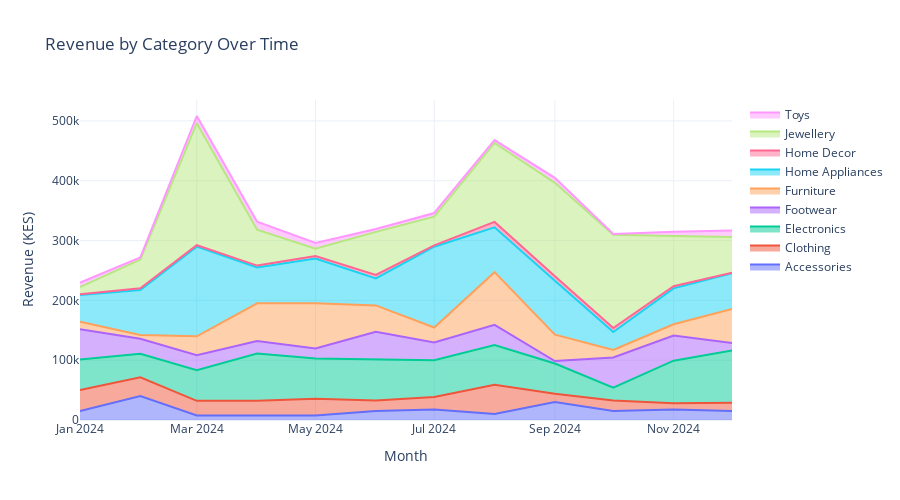

Notebook code for this chart:
### Code cell
# Pivot data for Plotly area chart
pivot = cat_month.pivot(index='order_month', columns='category', values='revenue').fillna(0)
pivot = pivot.sort_index().reset_index()

fig = go.Figure()
for category in pivot.columns[1:]:
    fig.add_trace(go.Scatter(
        x=pivot['order_month'],
        y=pivot[category],
        mode='lines',
        stackgroup='one',
        name=category
    ))

fig.update_layout(
    title="Revenue by Category Over Time",
    xaxis_title="Month",
    yaxis_title="Revenue (KES)",
    template='plotly_white',
    height=500
)
fig.show()

### Figure 1 — Plotly figure (JSON) as saved in the notebook; plotly's stock layout.template omitted (floating-point values rounded to 4 significant figures)
{"data": [{"mode": "lines", "name": "Accessories", "stackgroup": "one", "type": "scatter", "x": ["2024-01", "2024-02", "2024-03", "2024-04", "2024-05", "2024-06", "2024-07", "2024-08", "2024-09", "2024-10", "2024-11", "2024-12"], "y": [15000, 40000, 7500, 7500, 7500, 15000, 17500, 10000, 30000, 15000, 17500, 15000]}, {"mode": "lines", "name": "Clothing", "stackgroup": "one", "type": "scatter", "x": ["2024-01", "2024-02", "2024-03", "2024-04", "2024-05", "2024-06", "2024-07", "2024-08", "2024-09", "2024-10", "2024-11", "2024-12"], "y": [35000, 31500, 24500, 24500, 28000, 17500, 21000, 49000, 14000, 17500, 10500, 14000]}, {"mode": "lines", "name": "Electronics", "stackgroup": "one", "type": "scatter", "x": ["2024-01", "2024-02", "2024-03", "2024-04", "2024-05", "2024-06", "2024-07", "2024-08", "2024-09", "2024-10", "2024-11", "2024-12"], "y": [51200, 39200, 51200, 79200, 67200, 68800, 61600, 66400, 50400, 21600, 71200, 87200]}, {"mode": "lines", "name": "Footwear", "stackgroup": "one", "type": "scatter", "x": ["2024-01", "2024-02", "2024-03", "2024-04", "2024-05", "2024-06", "2024-07", "2024-08", "2024-09", "2024-10", "2024-11", "2024-12"], "y": [50400, 25200, 25200, 21000, 16800, 46200, 29400, 33600, 4200, 50400, 42000, 12600]}, {"mode": "lines", "name": "Furniture", "stackgroup": "one", "type": "scatter", "x": ["2024-01", "2024-02", "2024-03", "2024-04", "2024-05", "2024-06", "2024-07", "2024-08", "2024-09", "2024-10", "2024-11", "2024-12"], "y": [12600, 6300, 31500, 63000, 75600, 44100, 25200, 88200, 44100, 12600, 18900, 56700]}, {"mode": "lines", "name": "Home Appliances", "stackgroup": "one", "type": "scatter", "x": ["2024-01", "2024-02", "2024-03", "2024-04", "2024-05", "2024-06", "2024-07", "2024-08", "2024-09", "2024-10", "2024-11", "2024-12"], "y": [45000, 75000, 150000, 60000, 75000, 45000, 135000, 75000, 90000, 30000, 60000, 60000]}, {"mode": "lines", "name": "Home Decor", "stackgroup": "one", "type": "scatter", "x": ["2024-01", "2024-02", "2024-03", "2024-04", "2024-05", "2024-06", "2024-07", "2024-08", "2024-09", "2024-10", "2024-11", "2024-12"], "y": [1200, 3000, 2400, 3000, 4200, 6000, 2400, 9000, 7800, 6600, 3600, 600]}, {"mode": "lines", "name": "Jewellery", "stackgroup": "one", "type": "scatter", "x": ["2024-01", "2024-02", "2024-03", "2024-04", "2024-05", "2024-06", "2024-07", "2024-08", "2024-09", "2024-10", "2024-11", "2024-12"], "y": [12000, 48000, 204000, 60000, 12000, 72000, 48000, 132000, 156000, 156000, 84000, 60000]}, {"mode": "lines", "name": "Toys", "stackgroup": "one", "type": "scatter", "x": ["2024-01", "2024-02", "2024-03", "2024-04", "2024-05", "2024-06", "2024-07", "2024-08", "2024-09", "2024-10", "2024-11", "2024-12"], "y": [7200, 3600, 12000, 13200, 9600, 4800, 6000, 4800, 8400, 1200, 7200, 10800]}], "layout": {"height": 500, "title": {"text": "Revenue by Category Over Time"}, "xaxis": {"title": {"text": "Month"}}, "yaxis": {"title": {"text": "Revenue (KES)"}}}}
